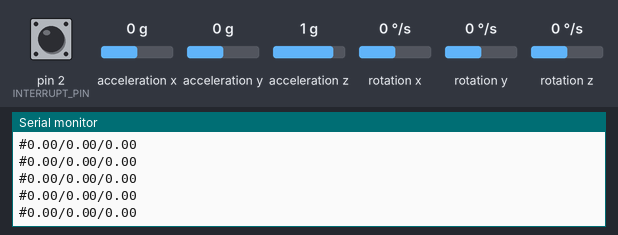
Bench run of a sketch on a simulated Arduino Uno, built with avr-gcc and run on an emulated ATmega328P. Shown: the last lines printed to the serial monitor. The test bench sets the inputs (shaded band); at power-on: acceleration x 0 g, acceleration z 1 g, rotation z 0 °/s, acceleration y 0 g, pin 2 (INTERRUPT_PIN) LOW, rotation x 0 °/s, rotation y 0 °/s. The sensor or clock chip raises its interrupt line as the real part does.

Above: at 1.7 s.
1.8 s: acceleration x set to 0.8 g
At 2.6 s:
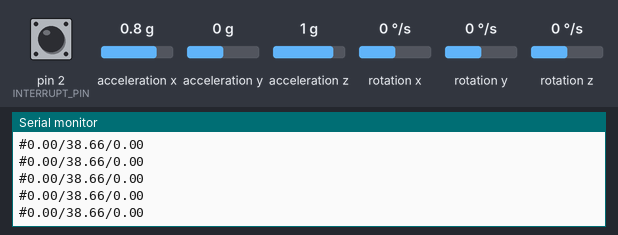
4.8 s: acceleration z set to -1.4 g
At 5.5 s:
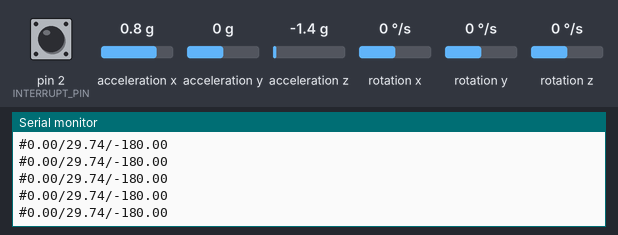
7.8 s: rotation z set to 100 °/s
At 8.5 s:
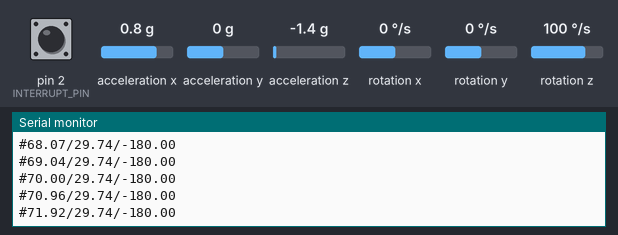
10.8 s: acceleration y set to -1.4 g
At 11.4 s:
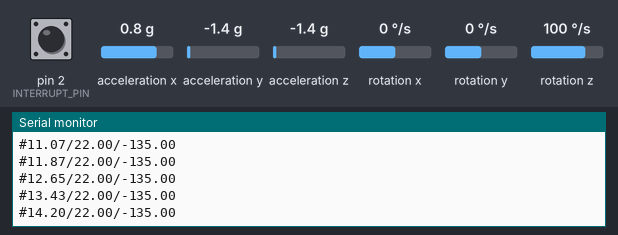
Timing chart, 0 to 13.3 s (numbered marks = the images above; inputs shaded):
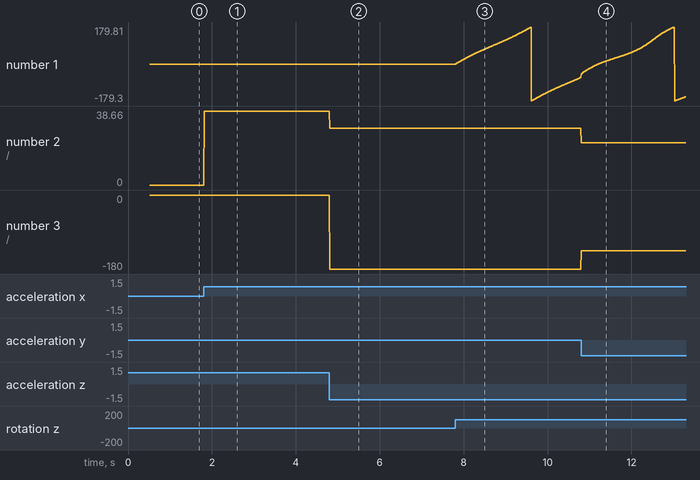

Measured:
- after the input at 1.8 s, the serial monitor: prints a new line at once (image 1)
- after the input at 4.8 s, the serial monitor: prints a new line at once (image 2)
- after the input at 7.8 s, the serial monitor: prints a new line at once (image 3)
- plotted number 1: 0 → -65.37 after the input at 7.8 s
- plotted number 2: 0 → 38.66 after the input at 1.8 s, 38.66 → 29.74 after the input at 4.8 s
- plotted number 3: 0 → -180 after the input at 4.8 s

The sketch:

gyrotest2.ino
```cpp
#include "I2Cdev.h"

#include "MPU6050_6Axis_MotionApps20.h"

#if I2CDEV_IMPLEMENTATION == I2CDEV_ARDUINO_WIRE
    #include "Wire.h"
#endif

MPU6050 mpu;

#define OUTPUT_READABLE_YAWPITCHROLL

#define INTERRUPT_PIN 2  // use pin 2 on Arduino Uno & most boards

// MPU control/status vars
uint8_t mpuIntStatus;   // holds actual interrupt status byte from MPU
uint8_t devStatus;      // return status after each device operation (0 = success, !0 = error)
uint16_t packetSize;    // expected DMP packet size (default is 42 bytes)
uint16_t fifoCount;     // count of all bytes currently in FIFO
uint8_t fifoBuffer[64]; // FIFO storage buffer

// orientation/motion vars
Quaternion q;           // [w, x, y, z]         quaternion container
VectorFloat gravity;    // [x, y, z]            gravity vector
float ypr[3];           // [yaw, pitch, roll]   yaw/pitch/roll container and gravity vector

volatile bool mpuInterrupt = false;     // indicates whether MPU interrupt pin has gone high
void dmpDataReady() {
    mpuInterrupt = true;
}

void setup() {
    // join I2C bus (I2Cdev library doesn't do this automatically)
    #if I2CDEV_IMPLEMENTATION == I2CDEV_ARDUINO_WIRE
        Wire.begin();
        Wire.setClock(400000); // 400kHz I2C clock. Comment this line if having compilation difficulties
    #elif I2CDEV_IMPLEMENTATION == I2CDEV_BUILTIN_FASTWIRE
        Fastwire::setup(400, true);
    #endif

    Serial.begin(115200);
    while (!Serial); // wait for Leonardo enumeration, others continue immediately

    mpu.initialize();
    pinMode(INTERRUPT_PIN, INPUT);

    if(!mpu.testConnection())
      Serial.println(F("MPU6050 connection failed"));
    devStatus = mpu.dmpInitialize();

    mpu.setXGyroOffset(220);
    mpu.setYGyroOffset(76);
    mpu.setZGyroOffset(-85);
    mpu.setZAccelOffset(1788); // 1688 factory default for my test chip

    if (devStatus == 0) {
        mpu.setDMPEnabled(true);
        attachInterrupt(digitalPinToInterrupt(INTERRUPT_PIN), dmpDataReady, RISING);
        mpuIntStatus = mpu.getIntStatus();

        // get expected DMP packet size for later comparison
        packetSize = mpu.dmpGetFIFOPacketSize();
    } else {
        Serial.print(F("DMP Initialization failed (code "));
        Serial.print(devStatus);    // 1 = initial memory load failed  2 = DMP configuration updates failed
        Serial.println(F(")"));
    }

}


void loop() {
    while (!mpuInterrupt && fifoCount < packetSize) {

    }
    mpuInterrupt = false;
    mpuIntStatus = mpu.getIntStatus();
    fifoCount = mpu.getFIFOCount();
    if ((mpuIntStatus & 0x10) || fifoCount == 1024) {
        mpu.resetFIFO();
        Serial.println(F("FIFO overflow!"));
    } else if (mpuIntStatus & 0x02) {
        while (fifoCount < packetSize) fifoCount = mpu.getFIFOCount();

        mpu.getFIFOBytes(fifoBuffer, packetSize);
        fifoCount -= packetSize;

        mpu.dmpGetQuaternion(&q, fifoBuffer);
        //mpu.dmpGetGravity(&gravity, &q);
        //mpu.dmpGetYawPitchRoll(ypr, &q, &gravity);

        mpu.dmpGetEuler(ypr, &q);
        Serial.print("#");
        Serial.print(ypr[0] * 180/M_PI);
        Serial.print("/");
        Serial.print(ypr[1] * 180/M_PI);
        Serial.print("/");
        Serial.println(ypr[2] * 180/M_PI);

    }
}
```
